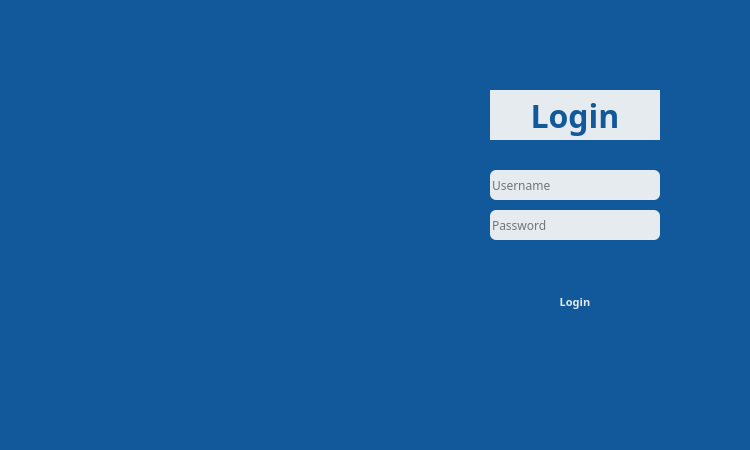
<?xml version="1.0" encoding="UTF-8"?>
<ui version="4.0">
 <class>ProntoSoccorso</class>
 <widget class="QWidget" name="ProntoSoccorso">
  <property name="geometry">
   <rect>
    <x>0</x>
    <y>0</y>
    <width>750</width>
    <height>450</height>
   </rect>
  </property>
  <property name="minimumSize">
   <size>
    <width>750</width>
    <height>450</height>
   </size>
  </property>
  <property name="maximumSize">
   <size>
    <width>750</width>
    <height>450</height>
   </size>
  </property>
  <property name="font">
   <font>
    <family>Montserrat</family>
   </font>
  </property>
  <property name="windowTitle">
   <string>Form</string>
  </property>
  <property name="styleSheet">
   <string notr="true">background-color: rgb(18, 89, 156);</string>
  </property>
  <widget class="QLabel" name="ref">
   <property name="geometry">
    <rect>
     <x>0</x>
     <y>0</y>
     <width>750</width>
     <height>450</height>
    </rect>
   </property>
   <property name="whatsThis">
    <string>&lt;html&gt;&lt;head/&gt;&lt;body&gt;&lt;pre style=&quot;-qt-paragraph-type:empty; margin-top:0px; margin-bottom:0px; margin-left:0px; margin-right:0px; -qt-block-indent:0; text-indent:0px; font-family:'Courier New'; background-color:#2b2b2b;&quot;&gt;&lt;br/&gt;&lt;/pre&gt;&lt;/body&gt;&lt;/html&gt;</string>
   </property>
   <property name="styleSheet">
    <string notr="true"/>
   </property>
   <property name="text">
    <string/>
   </property>
   <property name="pixmap">
    <pixmap>../../../../BackGroundLogin.png</pixmap>
   </property>
   <property name="scaledContents">
    <bool>true</bool>
   </property>
  </widget>
  <widget class="QLineEdit" name="lineEdit_Username">
   <property name="geometry">
    <rect>
     <x>490</x>
     <y>170</y>
     <width>170</width>
     <height>30</height>
    </rect>
   </property>
   <property name="sizePolicy">
    <sizepolicy hsizetype="Fixed" vsizetype="Fixed">
     <horstretch>0</horstretch>
     <verstretch>0</verstretch>
    </sizepolicy>
   </property>
   <property name="font">
    <font>
     <family>Montserrat</family>
    </font>
   </property>
   <property name="styleSheet">
    <string notr="true">background-color: rgb(230, 235, 239);
color: rgb(0, 0, 0);
border: 0px solid black;
border-radius: 6px;


                            

</string>
   </property>
   <property name="maxLength">
    <number>30</number>
   </property>
   <property name="frame">
    <bool>true</bool>
   </property>
   <property name="dragEnabled">
    <bool>false</bool>
   </property>
   <property name="readOnly">
    <bool>false</bool>
   </property>
   <property name="placeholderText">
    <string notr="true">Username</string>
   </property>
   <property name="clearButtonEnabled">
    <bool>true</bool>
   </property>
  </widget>
  <widget class="QLineEdit" name="lineEdit_Password">
   <property name="geometry">
    <rect>
     <x>490</x>
     <y>210</y>
     <width>170</width>
     <height>30</height>
    </rect>
   </property>
   <property name="sizePolicy">
    <sizepolicy hsizetype="Fixed" vsizetype="Fixed">
     <horstretch>0</horstretch>
     <verstretch>0</verstretch>
    </sizepolicy>
   </property>
   <property name="font">
    <font>
     <family>Montserrat</family>
    </font>
   </property>
   <property name="styleSheet">
    <string notr="true">background-color: rgb(230, 235, 239);
color: rgb(0, 0, 0);
border: 0px solid black;
border-radius: 6px;


  </string>
   </property>
   <property name="text">
    <string/>
   </property>
   <property name="echoMode">
    <enum>QLineEdit::Password</enum>
   </property>
   <property name="dragEnabled">
    <bool>false</bool>
   </property>
   <property name="readOnly">
    <bool>false</bool>
   </property>
   <property name="placeholderText">
    <string>Password</string>
   </property>
   <property name="clearButtonEnabled">
    <bool>true</bool>
   </property>
  </widget>
  <widget class="QPushButton" name="ButtonLogin">
   <property name="geometry">
    <rect>
     <x>490</x>
     <y>290</y>
     <width>170</width>
     <height>23</height>
    </rect>
   </property>
   <property name="font">
    <font>
     <family>Montserrat</family>
     <pointsize>8</pointsize>
     <weight>75</weight>
     <italic>false</italic>
     <bold>true</bold>
     <underline>false</underline>
     <strikeout>false</strikeout>
     <kerning>true</kerning>
    </font>
   </property>
   <property name="cursor">
    <cursorShape>PointingHandCursor</cursorShape>
   </property>
   <property name="mouseTracking">
    <bool>false</bool>
   </property>
   <property name="styleSheet">
    <string notr="true">background-color: rgb(18, 89, 156);
color: rgb(230, 235, 239);
border-radius: 6px;
</string>
   </property>
   <property name="text">
    <string>Login</string>
   </property>
   <property name="checkable">
    <bool>false</bool>
   </property>
   <property name="checked">
    <bool>false</bool>
   </property>
   <property name="autoDefault">
    <bool>false</bool>
   </property>
   <property name="default">
    <bool>false</bool>
   </property>
   <property name="flat">
    <bool>false</bool>
   </property>
  </widget>
  <widget class="QLabel" name="label">
   <property name="geometry">
    <rect>
     <x>490</x>
     <y>90</y>
     <width>170</width>
     <height>50</height>
    </rect>
   </property>
   <property name="font">
    <font>
     <family>Montserrat</family>
     <pointsize>24</pointsize>
     <weight>75</weight>
     <italic>false</italic>
     <bold>true</bold>
    </font>
   </property>
   <property name="styleSheet">
    <string notr="true">background-color: rgb(230, 235, 239);

color: rgb(18, 89, 156);

</string>
   </property>
   <property name="text">
    <string>Login</string>
   </property>
   <property name="alignment">
    <set>Qt::AlignCenter</set>
   </property>
  </widget>
 </widget>
 <resources/>
 <connections/>
</ui>
